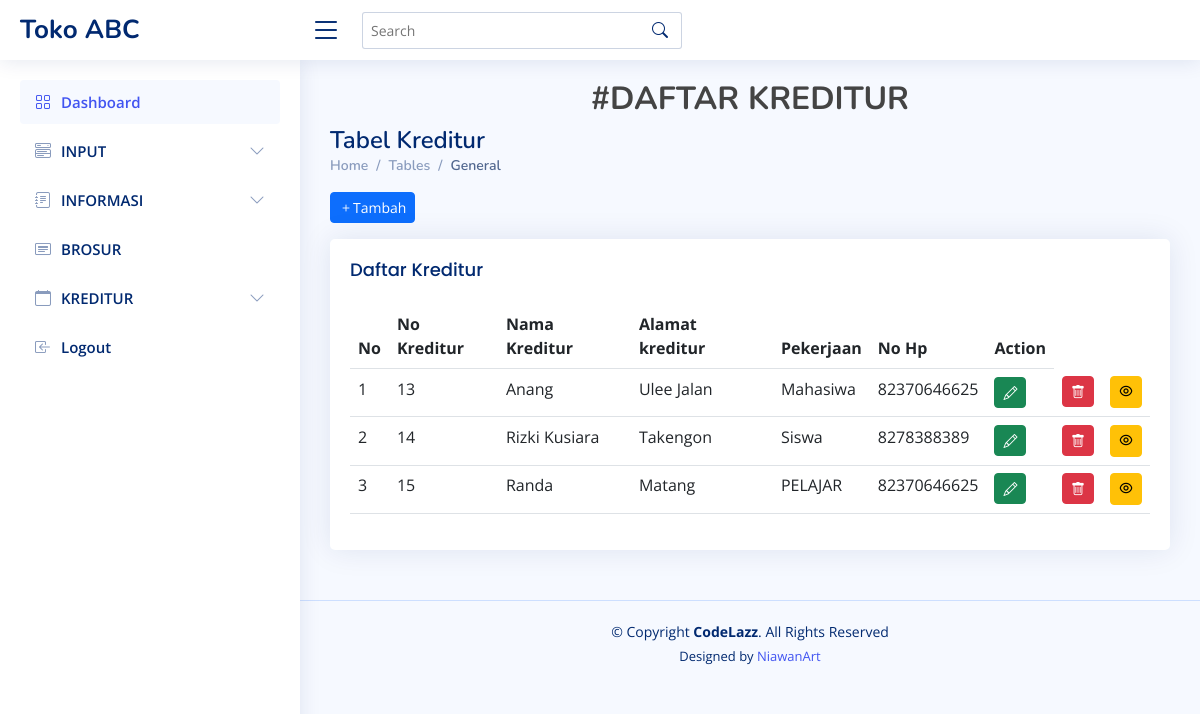
The page /index.php/kreditur on the database its author committed.
### tables this page shows
CREATE TABLE `tb_kreditur` (
  `NK` int(6) NOT NULL,
  `NMK` varchar(25) NOT NULL,
  `AK` varchar(25) NOT NULL,
  `PEKER` varchar(15) NOT NULL,
  `NO_HP` decimal(12,0) NOT NULL
);

### application/controllers/Kreditur.php (called while the page is built, shortened)
<?php
class kreditur extends CI_Controller{
    function __construct() {
        $this->load->model('model_kreditur');
    }
    function index(){
        $data['record'] = $this->model_kreditur->tampilkan_data();
        $this->load->view('kreditur/lihat_data',$data);
    }
}

### index.php (called while the page is built, shortened)
<?php
require_once BASEPATH.'core/CodeIgniter.php';

### application/models/Model_kreditur.php (called while the page is built, shortened)
<?php
class model_kreditur extends CI_Model
{
    function tampilkan_data()
    {
        return $this->db->get('tb_kreditur');
    }
}

### application/views/kreditur/lihat_data.php (the view, shortened to what this page needs)
<!DOCTYPE html>
<html lang="en">
<head>
  <link href="<?= base_url() ?>assets/vendor/bootstrap/css/bootstrap.min.css" rel="stylesheet">
  <link href="<?= base_url() ?>assets/vendor/bootstrap-icons/bootstrap-icons.css" rel="stylesheet">
  <link href="<?= base_url() ?>assets/vendor/boxicons/css/boxicons.min.css" rel="stylesheet">
  <link href="<?= base_url() ?>assets/vendor/quill/quill.snow.css" rel="stylesheet">
  <link href="<?= base_url() ?>assets/vendor/quill/quill.bubble.css" rel="stylesheet">
  <link href="<?= base_url() ?>assets/vendor/remixicon/remixicon.css" rel="stylesheet">
  <link href="<?= base_url() ?>assets/vendor/simple-datatables/style.css" rel="stylesheet">
  <link href="<?= base_url() ?>assets/css/style.css" rel="stylesheet">
</head>
<body>
  <header id="header" class="header fixed-top d-flex align-items-center">
    <div class="d-flex align-items-center justify-content-between">
      <a href="index.html" class="logo d-flex align-items-center">
        <span class="d-none d-lg-block">Toko ABC</span>
      </a>
      <i class="bi bi-list toggle-sidebar-btn"></i>
    </div>
    <div class="search-bar">
      <form class="search-form d-flex align-items-center" method="POST" action="#">
        <input type="text" name="query" placeholder="Search" title="Enter search keyword">
        <button type="submit" title="Search"><i class="bi bi-search"></i></button>
      </form>
    </div>
  </header>
  <aside id="sidebar" class="sidebar">
    <ul class="sidebar-nav" id="sidebar-nav">
      <li class="nav-item">
        <a class="nav-link " href="<?= base_url() ?>">
          <i class="bi bi-grid"></i>
          <span>Dashboard</span>
        </a>
      </li>
      <li class="nav-item">
        <a class="nav-link collapsed" data-bs-target="#components-nav" data-bs-toggle="collapse" href="#">
          <i class="bi bi-menu-button-wide"></i><span>INPUT</span><i class="bi bi-chevron-down ms-auto"></i>
        </a>
      </li>
      <li class="nav-item">
        <a class="nav-link collapsed" data-bs-target="#forms-nav" data-bs-toggle="collapse" href="#">
          <i class="bi bi-journal-text"></i><span>INFORMASI</span><i class="bi bi-chevron-down ms-auto"></i>
        </a>
      </li>
      <li class="nav-item">
        <a class="nav-link collapsed" href="<?php echo site_url('elektronik/brosur') ?>">
          <i class="bi bi-card-heading"></i>
          <span>BROSUR</span>
        </a>
      </li>
      <li class="nav-item">
        <a class="nav-link collapsed" data-bs-target="#icons-nav" data-bs-toggle="collapse" href="#">
          <i class="bi bi-calendar"></i><span>KREDITUR</span><i class="bi bi-chevron-down ms-auto"></i>
        </a>
      <li class="nav-item">
        <a class="nav-link collapsed" href="<?php echo site_url('auth/logout') ?>">
          <i class="bi bi-box-arrow-in-left"></i>
          <span>Logout</span>
        </a>
      </li>
  </aside>
  <main id="main" class="main">
    <h2 class="text-center fw-bold">#DAFTAR KREDITUR</h2>
    <div class="pagetitle">
      <h1>Tabel Kreditur</h1>
      <nav>
        <ol class="breadcrumb">
          <li class="breadcrumb-item"><a href="index.html">Home</a></li>
          <li class="breadcrumb-item">Tables</li>
          <li class="breadcrumb-item active">General</li>
        </ol>
      </nav>
    </div>
    <?php echo anchor('kreditur/tambah', 'Tambah', array('class' => ' btn btn-primary mb-3 bi bi-plus btn-sm')); ?>
    <section class="section">
      <div class="row">
        <div class="col-lg-12">
          <div class="card">
            <div class="card-body">
              <h5 class="card-title">Daftar Kreditur</h5>
              <table class="table">
                <thead>
                  <tr>
                    <th scope="col">No</th>
                    <th scope="col">No Kreditur</th>
                    <th scope="col">Nama Kreditur</th>
                    <th scope="col">Alamat kreditur</th>
                    <th scope="col">Pekerjaan</th>
                    <th scope="col">No Hp</th>
                    <th scope="col" class="text-center">Action</th>
                  </tr>
                </thead>
                <tbody>
                  <?php
                  $no = 1;
                  foreach ($record->result() as $r) {
                    echo "<tr>
            <td>$no</td>
            <td>$r->NK</td>
            <td scope=row>$r->NMK</td>
            <td>$r->AK</td>
            <td>$r->PEKER</td>
            <td>$r->NO_HP</td>
            <td width='2'>" . anchor('kreditur/edit/' . $r->NK, '<i class="bi bi-pencil"></i>', array('class' => 'btn btn-success btn-sm', 'title' => 'Edit ' . $r->NMK)) . "</td>
            <td width='20'>" . anchor('Kreditur/delete/' . $r->NK, '<i class="bi bi-trash"></i>', array('class' => 'btn btn-danger btn-sm', 'title' => 'Hapus ' . $r->NMK)) . "</td>
            <td width='20'>" . anchor('kreditur/detail/' . $r->NK, '<i class="ri-eye-line"></i>', array('class' => 'btn btn-warning btn-sm', 'title' => 'Lihat ' . $r->NMK)) . "</td>
            <tr>";
                    $no++;
                  } ?>
                </tbody>
              </table>
            </div>
          </div>
        </div>
      </div>
    </section>
  </main>
  <footer id="footer" class="footer">
    <div class="copyright">
      &copy; Copyright <strong><span>CodeLazz</span></strong>. All Rights Reserved
    </div>
    <div class="credits">
      Designed by <a href="https://github.com/niawanart">NiawanArt</a>
    </div>
  </footer>
</body>

### assets/css/style.css (style rules this page uses)
:root { scroll-behavior: smooth; }
body { font-family: "Open Sans", sans-serif; background: #f6f9ff; color: #444444; }
a { color: #4154f1; text-decoration: none; }
h1, h2, h3, h4, h5, h6 { font-family: "Nunito", sans-serif; }
#main { margin-top: 60px; padding: 20px 30px; transition: all 0.3s; }
.pagetitle { margin-bottom: 10px; }
.pagetitle h1 { font-size: 24px; margin-bottom: 0; font-weight: 600; color: #012970; }
.card { margin-bottom: 30px; border: none; border-radius: 5px; box-shadow: 0px 0 30px rgba(1, 41, 112, 0.1); }
.card-title { padding: 20px 0 15px 0; font-size: 18px; font-weight: 500; color: #012970; font-family: "Poppins", sans-serif; }
.card-body { padding: 0 20px 20px 20px; }
.breadcrumb { font-size: 14px; font-family: "Nunito", sans-serif; color: #899bbd; font-weight: 600; }
.breadcrumb a { color: #899bbd; transition: 0.3s; }
.breadcrumb .breadcrumb-item::before { color: #899bbd; }
.breadcrumb .active { color: #51678f; font-weight: 600; }
.logo { line-height: 1; }
@media (min-width: 1200px) { .logo { width: 280px; } }
.logo span { font-size: 26px; font-weight: 700; color: #012970; font-family: "Nunito", sans-serif; }
.header { transition: all 0.5s; z-index: 997; height: 60px; box-shadow: 0px 2px 20px rgba(1, 41, 112, 0.1); background-color: #fff; padding-left: 20px; }
.header .toggle-sidebar-btn { font-size: 32px; padding-left: 10px; cursor: pointer; color: #012970; }
.header .search-bar { min-width: 360px; padding: 0 20px; }
.header .search-form { width: 100%; }
.header .search-form input { border: 0; font-size: 14px; color: #012970; border: 1px solid rgba(1, 41, 112, 0.2); padding: 7px 38px 7px 8px; border-radius: 3px; transition: 0.3s; width: 100%; }
.header .search-form button { border: 0; padding: 0; margin-left: -30px; background: none; }
.header .search-form button i { color: #012970; }
.sidebar { position: fixed; top: 60px; left: 0; bottom: 0; width: 300px; z-index: 996; transition: all 0.3s; padding: 20px; overflow-y: auto; scrollbar-width: thin; scrollbar-color: #aab7cf transparent; box-shadow: 0px 0px 20px rgba(1, 41, 112, 0.1); background-color: #fff; }
@media (min-width: 1200px) { #main, #footer { margin-left: 300px; } }
.sidebar-nav { padding: 0; margin: 0; list-style: none; }
.sidebar-nav li { padding: 0; margin: 0; list-style: none; }
.sidebar-nav .nav-item { margin-bottom: 5px; }
.sidebar-nav .nav-link { display: flex; align-items: center; font-size: 15px; font-weight: 600; color: #4154f1; transition: 0.3; background: #f6f9ff; padding: 10px 15px; border-radius: 4px; }
.sidebar-nav .nav-link i { font-size: 16px; margin-right: 10px; color: #4154f1; }
.sidebar-nav .nav-link.collapsed { color: #012970; background: #fff; }
.sidebar-nav .nav-link.collapsed i { color: #899bbd; }
.sidebar-nav .nav-link .bi-chevron-down { margin-right: 0; transition: transform 0.2s ease-in-out; }
.footer { padding: 20px 0; font-size: 14px; transition: all 0.3s; border-top: 1px solid #cddfff; }
.footer .copyright { text-align: center; color: #012970; }
.footer .credits { padding-top: 5px; text-align: center; font-size: 13px; color: #012970; }

### rows shown on the page
tb_kreditur: NK "13", NMK "Anang", AK "Ulee Jalan", PEKER "Mahasiwa", NO_HP "82370646625"
tb_kreditur: NK "14", NMK "Rizki Kusiara", AK "Takengon", PEKER "Siswa", NO_HP "8278388389"
tb_kreditur: NK "15", NMK "Randa", AK "Matang", PEKER "PELAJAR", NO_HP "82370646625"
